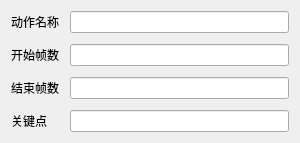
<?xml version="1.0" encoding="UTF-8"?>
<ui version="4.0">
 <class>WidgetAction</class>
 <widget class="QWidget" name="WidgetAction">
  <property name="geometry">
   <rect>
    <x>0</x>
    <y>0</y>
    <width>300</width>
    <height>139</height>
   </rect>
  </property>
  <property name="windowTitle">
   <string>编辑动作</string>
  </property>
  <layout class="QFormLayout" name="formLayout">
   <property name="sizeConstraint">
    <enum>QLayout::SetMinimumSize</enum>
   </property>
   <property name="horizontalSpacing">
    <number>11</number>
   </property>
   <property name="verticalSpacing">
    <number>11</number>
   </property>
   <item row="0" column="0">
    <widget class="QLabel" name="label">
     <property name="text">
      <string>动作名称</string>
     </property>
    </widget>
   </item>
   <item row="0" column="1">
    <widget class="QLineEdit" name="name"/>
   </item>
   <item row="1" column="0">
    <widget class="QLabel" name="label_2">
     <property name="text">
      <string>开始帧数</string>
     </property>
    </widget>
   </item>
   <item row="1" column="1">
    <widget class="QLineEdit" name="startFrame"/>
   </item>
   <item row="2" column="0">
    <widget class="QLabel" name="label_3">
     <property name="text">
      <string>结束帧数</string>
     </property>
    </widget>
   </item>
   <item row="2" column="1">
    <widget class="QLineEdit" name="endFrame"/>
   </item>
   <item row="3" column="0">
    <widget class="QLabel" name="label_4">
     <property name="text">
      <string>关键点</string>
     </property>
    </widget>
   </item>
   <item row="3" column="1">
    <widget class="QLineEdit" name="hitPoint"/>
   </item>
  </layout>
 </widget>
 <tabstops>
  <tabstop>name</tabstop>
  <tabstop>startFrame</tabstop>
 </tabstops>
 <resources/>
 <connections/>
</ui>
